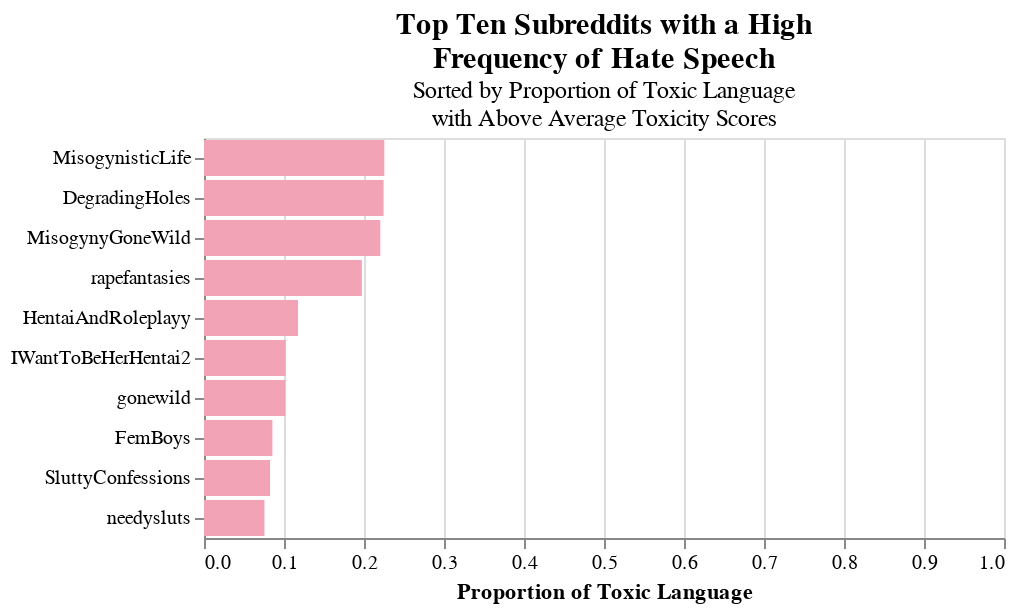

Notebook code cell kept with this figure:
### Code cell
label_detoxify_sorted_h = find_toxic_subreddits_detoxify(class_label=0, quantile=0.5, print_subreddit_count=False).sort_values('total_sampled_comments', ascending=False)[:10].sort_values('proportion', ascending=False).reset_index()
alt.Chart(label_detoxify_sorted_h).mark_bar(color='#f2a3b6').encode(
    x = alt.X('proportion', title='Proportion of Toxic Language',scale = alt.Scale(domain=[0,1])),
    y=alt.Y('subreddit',sort=['proportion'], title='')
).properties(
    title={
      'text': ['Top Ten Subreddits with a High ', 'Frequency of Hate Speech'],
      'subtitle': ['Sorted by Proportion of Toxic Language', 'with Above Average Toxicity Scores' ], 
      'color': 'black',
      'anchor': 'middle',
      'fontSize': 15
    }
)

### Figure 1 — Vega-Lite specification as saved in the notebook (floating-point values rounded to 4 significant figures)
{"config": {"view": {"continuousWidth": 400, "continuousHeight": 300}}, "data": {"name": "data-ee08fb94df1475f4f187eb024f658bd1"}, "mark": {"type": "bar", "color": "#f2a3b6"}, "encoding": {"x": {"field": "proportion", "scale": {"domain": [0, 1]}, "title": "Proportion of Toxic Language", "type": "quantitative"}, "y": {"field": "subreddit", "sort": ["proportion"], "title": "", "type": "nominal"}}, "title": {"text": ["Top Ten Subreddits with a High ", "Frequency of Hate Speech"], "subtitle": ["Sorted by Proportion of Toxic Language", "with Above Average Toxicity Scores"], "color": "black", "anchor": "middle", "fontSize": 15}, "$schema": "https://vega.github.io/schema/vega-lite/v4.17.0.json", "datasets": {"data-ee08fb94df1475f4f187eb024f658bd1": [{"subreddit": "MisogynisticLife", "hate_comment_count": 648, "total_sampled_comments": 2875, "proportion": 0.2254}, {"subreddit": "DegradingHoles", "hate_comment_count": 464, "total_sampled_comments": 2067, "proportion": 0.2245}, {"subreddit": "MisogynyGoneWild", "hate_comment_count": 240, "total_sampled_comments": 1089, "proportion": 0.2204}, {"subreddit": "rapefantasies", "hate_comment_count": 1391, "total_sampled_comments": 7050, "proportion": 0.1973}, {"subreddit": "HentaiAndRoleplayy", "hate_comment_count": 125, "total_sampled_comments": 1064, "proportion": 0.1175}, {"subreddit": "IWantToBeHerHentai2", "hate_comment_count": 321, "total_sampled_comments": 3145, "proportion": 0.1021}, {"subreddit": "gonewild", "hate_comment_count": 95, "total_sampled_comments": 933, "proportion": 0.1018}, {"subreddit": "FemBoys", "hate_comment_count": 101, "total_sampled_comments": 1181, "proportion": 0.08552}, {"subreddit": "SluttyConfessions", "hate_comment_count": 183, "total_sampled_comments": 2216, "proportion": 0.08258}, {"subreddit": "needysluts", "hate_comment_count": 133, "total_sampled_comments": 1759, "proportion": 0.07561}]}}
